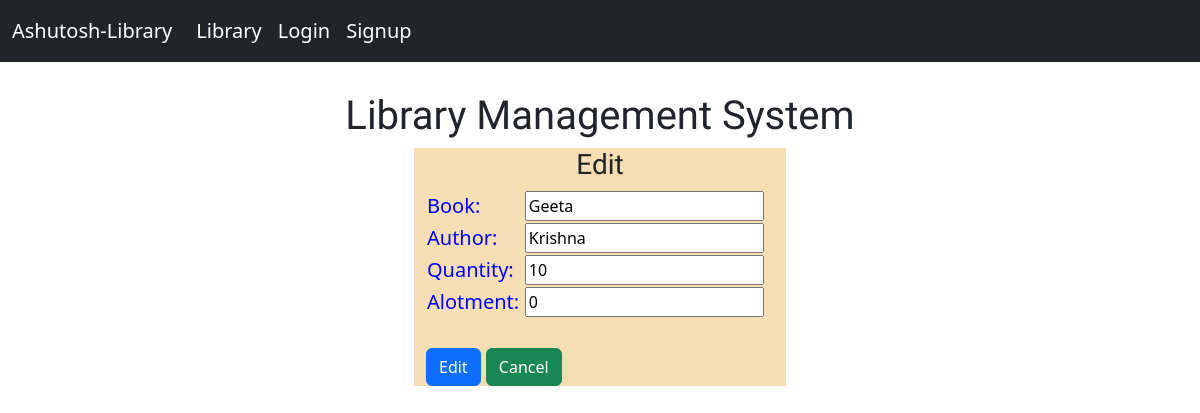
/Library/edit/5 (signed in), run on the app's committed database.
### library/models.py (models this page shows, shortened)
class Book(models.Model):
    Book = models.CharField(max_length=100)
    Author = models.CharField(max_length=50)
    Quantity = models.IntegerField(default=1)
    alotment = models.IntegerField(default=0)

### library/views.py (the view, shortened to what this page needs)
# urls.py: path("edit/<int:pk>", views.bookedit.as_view(), name="bedit"),
@method_decorator(login_required(login_url='/sign_in_out/signin/'), name="dispatch")
class bookedit(UpdateView):
    model = Book
    fields = "__all__"
    template_name = "bookedit.html"
    context_object_name = "form"

### templates/bookedit.html (shortened to what this page needs)
{% extends 'base.html'%}
{% block content %}
<form class="log container col-4" action="" method="post">
    <h3 class="log-h1">Edit </h3>
    <table class="container ">
        {% for i in form%}
        <tr>
            <td class="sign-label">{{i.label_tag}}</td>
            <td class="texts">{{i}}<h6 class="error">{{i.errors|striptags}}</h6>
            </td>
        </tr>
        {% endfor %}
    </table>
    <br>
    <button type="submit" class="btn btn-primary">Edit</a></button>
    <button type="submit" class="btn btn-success"><a href="{% url 'addbooks' %}">Cancel</a></button>
</form>
{% endblock %}

### static/css/main.css (style rules this page uses)
.bodyy { background-image: url("https://media.istockphoto.com/id/512966920/photo/illustration-of-white-bookshelves.jpg?s=612x612&w=0&k=20&c=FiLLh_KoCD20Fq96wl4RZxVKBN-SC4sCtwT5qMX0CiA="); background-repeat: no-repeat; background-size: 100% auto; font-size: 20px; }
.log-h1 { text-align: center; font-family: 'Shrikhand', 'cursive'; }
.sign-label { color: blue; }
.log { background-color: wheat; opacity: 100%; }
a { color: white; text-decoration: none; }
.texts { font-size: medium; }

### data on the page
Book: form "Geeta" "Krishna" "10" "0"

### other printed values
{{ i.label_tag }} "Book:" "Author:" "Quantity:" "Alotment:"
